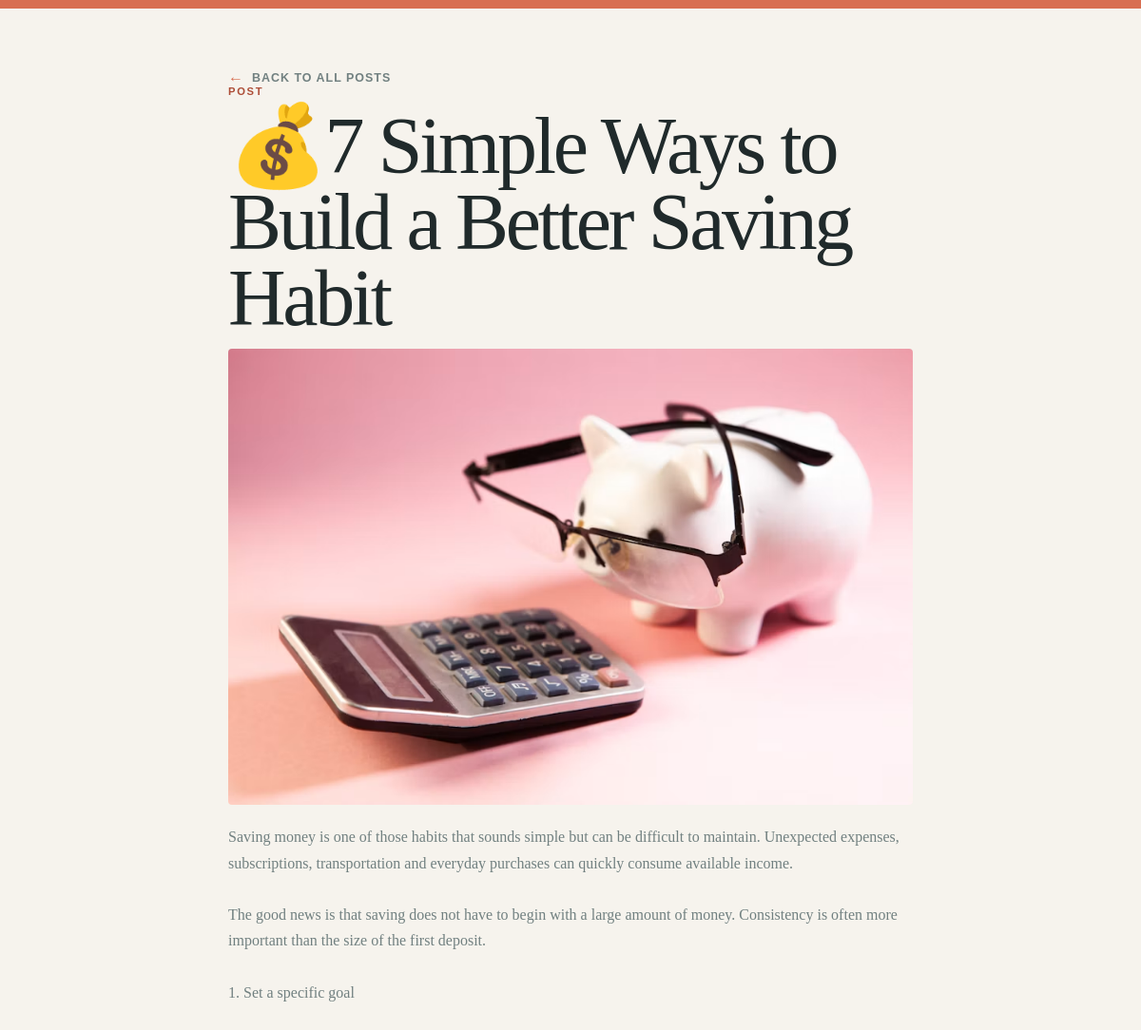
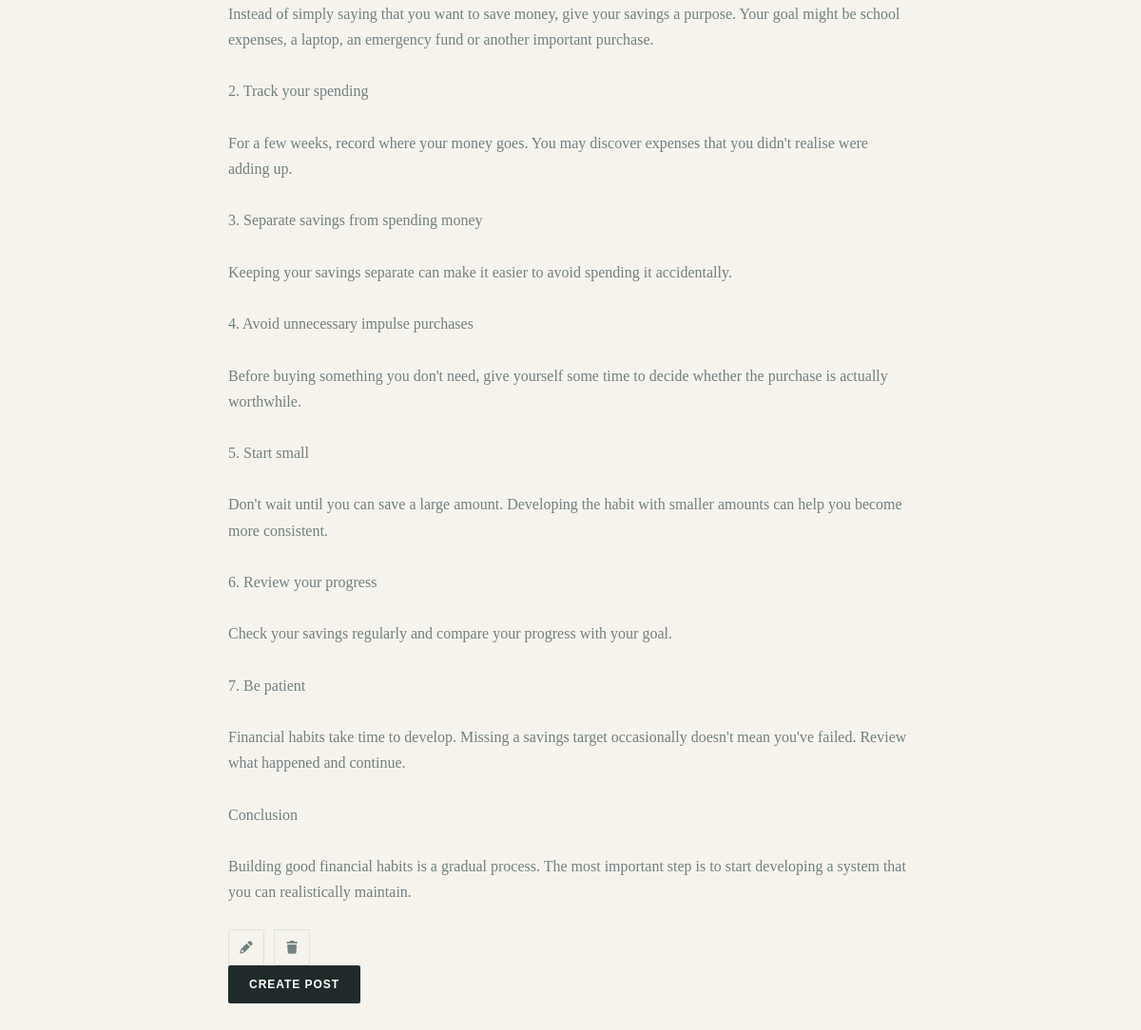
The app's page /posts/4/ with its own data (2 pictures, top to bottom).
### post/models.py (models this page shows, shortened)
class Post(models.Model):
    title = models.CharField(max_length=100)
    excerpt = models.TextField(max_length=300, blank=True)
    content = models.TextField()
    image = models.ImageField(upload_to='images/', blank=True, null=True)

### post/views.py (the view)
# urls.py: path('<int:post_id>/', views.single_post, name='single_post'),
def single_post(request, post_id):
    post = Post.objects.get(id=post_id)
    return render(request, 'single_post.html', {'post': post})

### post/templates/single_post.html (shortened to what this page needs)
{% load static %}
<!DOCTYPE html>
<html lang="en">
<head>
    <link rel="stylesheet" href="{% static 'css/main.css' %}">
    <link rel="stylesheet" href="https://cdnjs.cloudflare.com/ajax/libs/font-awesome/7.3.1/css/all.min.css"
>
</head>
<body class="posts-page">
    <main class="page create-shell">
        <a class="text-link" href="{% url 'all_posts' %}">Back to all posts</a>
        <article class="single-post">
            <p class="post-index">Post</p>
            <h1>{{ post.title }}</h1>
            {% if post.image %}
            <img src="{{ post.image.url }}" alt="{{ post.title }}" class="post-image">
            {% endif %}
            <p class="post-content">{{ post.content }}</p>
            <div class="post-actions">
                <a href="{% url 'edit_post' post.id %}"><button class="post-action" type="button"
                        aria-label="Edit post">
                        <i class="fa fa-pencil" aria-hidden="true"></i>
                    </button></a>
                <a href="{% url 'delete_post' post.id %}"><button class="post-action" type="button"
                        aria-label="Delete post">
                        <i class="fa fa-trash" aria-hidden="true"></i>
                    </button></a>
            </div>
        </article>
        <a class="primary-button" href="{% url 'create_posts' %}">Create post</a>
    </main>
</body>
</html>

### post/static/css/main.css (style rules this page uses)
:root { --ink: #202a2b; --muted: #718080; --paper: #f6f3ed; --surface: #fffdf9; --line: #dce2dc; --accent: #d86f52; --accent-dark: #ad4d37; --shadow: 0 24px 60px rgba(35, 53, 50, 0.09); }
* { box-sizing: border-box; }
body { min-height: 100vh; margin: 0; color: var(--ink); background: var(--paper); font-family: Georgia, 'Times New Roman', serif; }
body::before { position: fixed; inset: 0 0 auto; height: 9px; content: ''; background: var(--accent); }
.page { width: min(100% - 40px, 1040px); margin: 0 auto; padding: 72px 0 80px; }
.create-shell { width: min(100% - 40px, 720px); }
.text-link { color: var(--muted); font-family: Arial, sans-serif; font-size: 0.78rem; font-weight: 700; letter-spacing: 0.08em; text-decoration: none; text-transform: uppercase; }
.text-link::before { margin-right: 8px; content: '\2190'; color: var(--accent); font-size: 1rem; }
.eyebrow, .post-index { margin: 0 0 12px; color: var(--accent-dark); font-family: Arial, sans-serif; font-size: 0.7rem; font-weight: 700; letter-spacing: 0.15em; text-transform: uppercase; }
h1, h2, p { margin-top: 0; }
h1 { margin-bottom: 14px; font-size: clamp(2.8rem, 7vw, 5.6rem); font-weight: 400; letter-spacing: -0.04em; line-height: 0.95; }
.primary-button { display: inline-block; padding: 14px 22px; color: #fffdf9; background: var(--ink); border: 0; border-radius: 2px; font-family: Arial, sans-serif; font-size: 0.75rem; font-weight: 700; letter-spacing: 0.08em; line-height: 1; text-decoration: none; text-transform: uppercase; cursor: pointer; transition: background 160ms ease, transform 160ms ease; }
.post-content, .empty-state p:last-child { margin-bottom: 0; color: var(--muted); font-size: 1rem; line-height: 1.7; white-space: pre-line; }
.post-actions { display: flex; gap: 10px; margin-top: 26px; }
.post-action { display: inline-grid; width: 38px; height: 38px; place-items: center; padding: 0; color: var(--muted); background: transparent; border: 1px solid var(--line); border-radius: 2px; cursor: pointer; transition: color 160ms ease, background 160ms ease, border-color 160ms ease; }
.post-image { max-width: 100%; height: auto; margin-bottom: 16px; border-radius: 4px; }

### records on screen
Post: title "💰7 Simple Ways to Build a Better Saving Habit", image (picture), content "Saving money is one of those habits that sounds simple but can be difficult to maintain. Unexpected expenses, subscriptions, transportation and everyday purchases can quickly consume available income. The good news is that saving does not have to begin with a large amount of money. Consistency is often more important than the size of the first deposit. 1. Set a specific goal Instead of simply saying that you want to save money, give your savings a purpose. Your goal might be school expenses, a laptop, an emergency fund or another important purchase. 2. Track your spending For a few weeks, record where your money goes. You may discover expenses that you didn't realise were adding up. 3.…"
